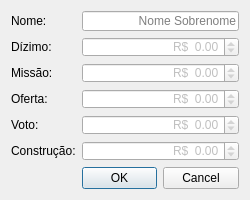
<?xml version="1.0" encoding="UTF-8"?>
<ui version="4.0">
 <class>Envelopes</class>
 <widget class="QDialog" name="Envelopes">
  <property name="geometry">
   <rect>
    <x>0</x>
    <y>0</y>
    <width>250</width>
    <height>200</height>
   </rect>
  </property>
  <property name="minimumSize">
   <size>
    <width>250</width>
    <height>200</height>
   </size>
  </property>
  <property name="maximumSize">
   <size>
    <width>250</width>
    <height>200</height>
   </size>
  </property>
  <property name="windowTitle">
   <string>Dialog</string>
  </property>
  <layout class="QFormLayout" name="formLayout">
   <item row="0" column="0">
    <layout class="QVBoxLayout" name="Info">
     <item>
      <widget class="QLabel" name="nm">
       <property name="text">
        <string>Nome:</string>
       </property>
      </widget>
     </item>
     <item>
      <widget class="QLabel" name="diz">
       <property name="text">
        <string>Dízimo:</string>
       </property>
      </widget>
     </item>
     <item>
      <widget class="QLabel" name="mis">
       <property name="text">
        <string>Missão:</string>
       </property>
      </widget>
     </item>
     <item>
      <widget class="QLabel" name="of">
       <property name="text">
        <string>Oferta:</string>
       </property>
      </widget>
     </item>
     <item>
      <widget class="QLabel" name="vt">
       <property name="text">
        <string>Voto:</string>
       </property>
      </widget>
     </item>
     <item>
      <widget class="QLabel" name="cst">
       <property name="text">
        <string>Construção:</string>
       </property>
      </widget>
     </item>
    </layout>
   </item>
   <item row="0" column="1">
    <layout class="QVBoxLayout" name="Valores">
     <item>
      <widget class="QLineEdit" name="Nome">
       <property name="toolTip">
        <string>Ao colocar o título, use abreviações (e.g. Pr, Ev, Pb, Dc)</string>
       </property>
       <property name="styleSheet">
        <string notr="true"/>
       </property>
       <property name="text">
        <string/>
       </property>
       <property name="alignment">
        <set>Qt::AlignRight|Qt::AlignTrailing|Qt::AlignVCenter</set>
       </property>
       <property name="placeholderText">
        <string>Nome Sobrenome</string>
       </property>
      </widget>
     </item>
     <item>
      <widget class="QDoubleSpinBox" name="Dizimo">
       <property name="palette">
        <palette>
         <active>
          <colorrole role="WindowText">
           <brush brushstyle="SolidPattern">
            <color alpha="255">
             <red>0</red>
             <green>0</green>
             <blue>0</blue>
            </color>
           </brush>
          </colorrole>
          <colorrole role="Text">
           <brush brushstyle="SolidPattern">
            <color alpha="255">
             <red>0</red>
             <green>0</green>
             <blue>0</blue>
            </color>
           </brush>
          </colorrole>
          <colorrole role="PlaceholderText">
           <brush brushstyle="SolidPattern">
            <color alpha="128">
             <red>0</red>
             <green>0</green>
             <blue>0</blue>
            </color>
           </brush>
          </colorrole>
         </active>
         <inactive>
          <colorrole role="WindowText">
           <brush brushstyle="SolidPattern">
            <color alpha="255">
             <red>192</red>
             <green>192</green>
             <blue>192</blue>
            </color>
           </brush>
          </colorrole>
          <colorrole role="Text">
           <brush brushstyle="SolidPattern">
            <color alpha="255">
             <red>192</red>
             <green>192</green>
             <blue>192</blue>
            </color>
           </brush>
          </colorrole>
          <colorrole role="PlaceholderText">
           <brush brushstyle="SolidPattern">
            <color alpha="128">
             <red>0</red>
             <green>0</green>
             <blue>0</blue>
            </color>
           </brush>
          </colorrole>
         </inactive>
         <disabled>
          <colorrole role="WindowText">
           <brush brushstyle="SolidPattern">
            <color alpha="255">
             <red>120</red>
             <green>120</green>
             <blue>120</blue>
            </color>
           </brush>
          </colorrole>
          <colorrole role="Text">
           <brush brushstyle="SolidPattern">
            <color alpha="255">
             <red>120</red>
             <green>120</green>
             <blue>120</blue>
            </color>
           </brush>
          </colorrole>
          <colorrole role="PlaceholderText">
           <brush brushstyle="SolidPattern">
            <color alpha="128">
             <red>0</red>
             <green>0</green>
             <blue>0</blue>
            </color>
           </brush>
          </colorrole>
         </disabled>
        </palette>
       </property>
       <property name="alignment">
        <set>Qt::AlignRight|Qt::AlignTrailing|Qt::AlignVCenter</set>
       </property>
       <property name="prefix">
        <string>R$  </string>
       </property>
       <property name="suffix">
        <string/>
       </property>
       <property name="minimum">
        <double>-99999.000000000000000</double>
       </property>
       <property name="maximum">
        <double>999999.000000000000000</double>
       </property>
       <property name="stepType">
        <enum>QAbstractSpinBox::DefaultStepType</enum>
       </property>
       <property name="value">
        <double>0.000000000000000</double>
       </property>
      </widget>
     </item>
     <item>
      <widget class="QDoubleSpinBox" name="Missao">
       <property name="palette">
        <palette>
         <active>
          <colorrole role="WindowText">
           <brush brushstyle="SolidPattern">
            <color alpha="255">
             <red>0</red>
             <green>0</green>
             <blue>0</blue>
            </color>
           </brush>
          </colorrole>
          <colorrole role="Text">
           <brush brushstyle="SolidPattern">
            <color alpha="255">
             <red>0</red>
             <green>0</green>
             <blue>0</blue>
            </color>
           </brush>
          </colorrole>
          <colorrole role="PlaceholderText">
           <brush brushstyle="SolidPattern">
            <color alpha="128">
             <red>0</red>
             <green>0</green>
             <blue>0</blue>
            </color>
           </brush>
          </colorrole>
         </active>
         <inactive>
          <colorrole role="WindowText">
           <brush brushstyle="SolidPattern">
            <color alpha="255">
             <red>192</red>
             <green>192</green>
             <blue>192</blue>
            </color>
           </brush>
          </colorrole>
          <colorrole role="Text">
           <brush brushstyle="SolidPattern">
            <color alpha="255">
             <red>192</red>
             <green>192</green>
             <blue>192</blue>
            </color>
           </brush>
          </colorrole>
          <colorrole role="PlaceholderText">
           <brush brushstyle="SolidPattern">
            <color alpha="128">
             <red>0</red>
             <green>0</green>
             <blue>0</blue>
            </color>
           </brush>
          </colorrole>
         </inactive>
         <disabled>
          <colorrole role="WindowText">
           <brush brushstyle="SolidPattern">
            <color alpha="255">
             <red>120</red>
             <green>120</green>
             <blue>120</blue>
            </color>
           </brush>
          </colorrole>
          <colorrole role="Text">
           <brush brushstyle="SolidPattern">
            <color alpha="255">
             <red>120</red>
             <green>120</green>
             <blue>120</blue>
            </color>
           </brush>
          </colorrole>
          <colorrole role="PlaceholderText">
           <brush brushstyle="SolidPattern">
            <color alpha="128">
             <red>0</red>
             <green>0</green>
             <blue>0</blue>
            </color>
           </brush>
          </colorrole>
         </disabled>
        </palette>
       </property>
       <property name="alignment">
        <set>Qt::AlignRight|Qt::AlignTrailing|Qt::AlignVCenter</set>
       </property>
       <property name="prefix">
        <string>R$  </string>
       </property>
       <property name="suffix">
        <string/>
       </property>
       <property name="minimum">
        <double>-99999.000000000000000</double>
       </property>
       <property name="maximum">
        <double>999999.000000000000000</double>
       </property>
       <property name="stepType">
        <enum>QAbstractSpinBox::DefaultStepType</enum>
       </property>
       <property name="value">
        <double>0.000000000000000</double>
       </property>
      </widget>
     </item>
     <item>
      <widget class="QDoubleSpinBox" name="Oferta">
       <property name="palette">
        <palette>
         <active>
          <colorrole role="WindowText">
           <brush brushstyle="SolidPattern">
            <color alpha="255">
             <red>0</red>
             <green>0</green>
             <blue>0</blue>
            </color>
           </brush>
          </colorrole>
          <colorrole role="Text">
           <brush brushstyle="SolidPattern">
            <color alpha="255">
             <red>0</red>
             <green>0</green>
             <blue>0</blue>
            </color>
           </brush>
          </colorrole>
          <colorrole role="PlaceholderText">
           <brush brushstyle="SolidPattern">
            <color alpha="128">
             <red>0</red>
             <green>0</green>
             <blue>0</blue>
            </color>
           </brush>
          </colorrole>
         </active>
         <inactive>
          <colorrole role="WindowText">
           <brush brushstyle="SolidPattern">
            <color alpha="255">
             <red>192</red>
             <green>192</green>
             <blue>192</blue>
            </color>
           </brush>
          </colorrole>
          <colorrole role="Text">
           <brush brushstyle="SolidPattern">
            <color alpha="255">
             <red>192</red>
             <green>192</green>
             <blue>192</blue>
            </color>
           </brush>
          </colorrole>
          <colorrole role="PlaceholderText">
           <brush brushstyle="SolidPattern">
            <color alpha="128">
             <red>0</red>
             <green>0</green>
             <blue>0</blue>
            </color>
           </brush>
          </colorrole>
         </inactive>
         <disabled>
          <colorrole role="WindowText">
           <brush brushstyle="SolidPattern">
            <color alpha="255">
             <red>120</red>
             <green>120</green>
             <blue>120</blue>
            </color>
           </brush>
          </colorrole>
          <colorrole role="Text">
           <brush brushstyle="SolidPattern">
            <color alpha="255">
             <red>120</red>
             <green>120</green>
             <blue>120</blue>
            </color>
           </brush>
          </colorrole>
          <colorrole role="PlaceholderText">
           <brush brushstyle="SolidPattern">
            <color alpha="128">
             <red>0</red>
             <green>0</green>
             <blue>0</blue>
            </color>
           </brush>
          </colorrole>
         </disabled>
        </palette>
       </property>
       <property name="alignment">
        <set>Qt::AlignRight|Qt::AlignTrailing|Qt::AlignVCenter</set>
       </property>
       <property name="prefix">
        <string>R$  </string>
       </property>
       <property name="suffix">
        <string/>
       </property>
       <property name="minimum">
        <double>-99999.000000000000000</double>
       </property>
       <property name="maximum">
        <double>999999.000000000000000</double>
       </property>
       <property name="stepType">
        <enum>QAbstractSpinBox::DefaultStepType</enum>
       </property>
       <property name="value">
        <double>0.000000000000000</double>
       </property>
      </widget>
     </item>
     <item>
      <widget class="QDoubleSpinBox" name="Voto">
       <property name="palette">
        <palette>
         <active>
          <colorrole role="WindowText">
           <brush brushstyle="SolidPattern">
            <color alpha="255">
             <red>0</red>
             <green>0</green>
             <blue>0</blue>
            </color>
           </brush>
          </colorrole>
          <colorrole role="Text">
           <brush brushstyle="SolidPattern">
            <color alpha="255">
             <red>0</red>
             <green>0</green>
             <blue>0</blue>
            </color>
           </brush>
          </colorrole>
          <colorrole role="PlaceholderText">
           <brush brushstyle="SolidPattern">
            <color alpha="128">
             <red>0</red>
             <green>0</green>
             <blue>0</blue>
            </color>
           </brush>
          </colorrole>
         </active>
         <inactive>
          <colorrole role="WindowText">
           <brush brushstyle="SolidPattern">
            <color alpha="255">
             <red>192</red>
             <green>192</green>
             <blue>192</blue>
            </color>
           </brush>
          </colorrole>
          <colorrole role="Text">
           <brush brushstyle="SolidPattern">
            <color alpha="255">
             <red>192</red>
             <green>192</green>
             <blue>192</blue>
            </color>
           </brush>
          </colorrole>
          <colorrole role="PlaceholderText">
           <brush brushstyle="SolidPattern">
            <color alpha="128">
             <red>0</red>
             <green>0</green>
             <blue>0</blue>
            </color>
           </brush>
          </colorrole>
         </inactive>
         <disabled>
          <colorrole role="WindowText">
           <brush brushstyle="SolidPattern">
            <color alpha="255">
             <red>120</red>
             <green>120</green>
             <blue>120</blue>
            </color>
           </brush>
          </colorrole>
          <colorrole role="Text">
           <brush brushstyle="SolidPattern">
            <color alpha="255">
             <red>120</red>
             <green>120</green>
             <blue>120</blue>
            </color>
           </brush>
          </colorrole>
          <colorrole role="PlaceholderText">
           <brush brushstyle="SolidPattern">
            <color alpha="128">
             <red>0</red>
             <green>0</green>
             <blue>0</blue>
            </color>
           </brush>
          </colorrole>
         </disabled>
        </palette>
       </property>
       <property name="alignment">
        <set>Qt::AlignRight|Qt::AlignTrailing|Qt::AlignVCenter</set>
       </property>
       <property name="prefix">
        <string>R$  </string>
       </property>
       <property name="suffix">
        <string/>
       </property>
       <property name="minimum">
        <double>-99999.000000000000000</double>
       </property>
       <property name="maximum">
        <double>999999.000000000000000</double>
       </property>
       <property name="stepType">
        <enum>QAbstractSpinBox::DefaultStepType</enum>
       </property>
       <property name="value">
        <double>0.000000000000000</double>
       </property>
      </widget>
     </item>
     <item>
      <widget class="QDoubleSpinBox" name="Construcao">
       <property name="palette">
        <palette>
         <active>
          <colorrole role="WindowText">
           <brush brushstyle="SolidPattern">
            <color alpha="255">
             <red>0</red>
             <green>0</green>
             <blue>0</blue>
            </color>
           </brush>
          </colorrole>
          <colorrole role="Text">
           <brush brushstyle="SolidPattern">
            <color alpha="255">
             <red>0</red>
             <green>0</green>
             <blue>0</blue>
            </color>
           </brush>
          </colorrole>
          <colorrole role="PlaceholderText">
           <brush brushstyle="SolidPattern">
            <color alpha="128">
             <red>0</red>
             <green>0</green>
             <blue>0</blue>
            </color>
           </brush>
          </colorrole>
         </active>
         <inactive>
          <colorrole role="WindowText">
           <brush brushstyle="SolidPattern">
            <color alpha="255">
             <red>192</red>
             <green>192</green>
             <blue>192</blue>
            </color>
           </brush>
          </colorrole>
          <colorrole role="Text">
           <brush brushstyle="SolidPattern">
            <color alpha="255">
             <red>192</red>
             <green>192</green>
             <blue>192</blue>
            </color>
           </brush>
          </colorrole>
          <colorrole role="PlaceholderText">
           <brush brushstyle="SolidPattern">
            <color alpha="128">
             <red>0</red>
             <green>0</green>
             <blue>0</blue>
            </color>
           </brush>
          </colorrole>
         </inactive>
         <disabled>
          <colorrole role="WindowText">
           <brush brushstyle="SolidPattern">
            <color alpha="255">
             <red>120</red>
             <green>120</green>
             <blue>120</blue>
            </color>
           </brush>
          </colorrole>
          <colorrole role="Text">
           <brush brushstyle="SolidPattern">
            <color alpha="255">
             <red>120</red>
             <green>120</green>
             <blue>120</blue>
            </color>
           </brush>
          </colorrole>
          <colorrole role="PlaceholderText">
           <brush brushstyle="SolidPattern">
            <color alpha="128">
             <red>0</red>
             <green>0</green>
             <blue>0</blue>
            </color>
           </brush>
          </colorrole>
         </disabled>
        </palette>
       </property>
       <property name="alignment">
        <set>Qt::AlignRight|Qt::AlignTrailing|Qt::AlignVCenter</set>
       </property>
       <property name="prefix">
        <string>R$  </string>
       </property>
       <property name="suffix">
        <string/>
       </property>
       <property name="minimum">
        <double>-99999.000000000000000</double>
       </property>
       <property name="maximum">
        <double>999999.000000000000000</double>
       </property>
       <property name="stepType">
        <enum>QAbstractSpinBox::DefaultStepType</enum>
       </property>
       <property name="value">
        <double>0.000000000000000</double>
       </property>
      </widget>
     </item>
    </layout>
   </item>
   <item row="1" column="1">
    <widget class="QDialogButtonBox" name="Botoes">
     <property name="standardButtons">
      <set>QDialogButtonBox::Cancel|QDialogButtonBox::Ok</set>
     </property>
    </widget>
   </item>
  </layout>
 </widget>
 <resources/>
 <connections/>
</ui>
